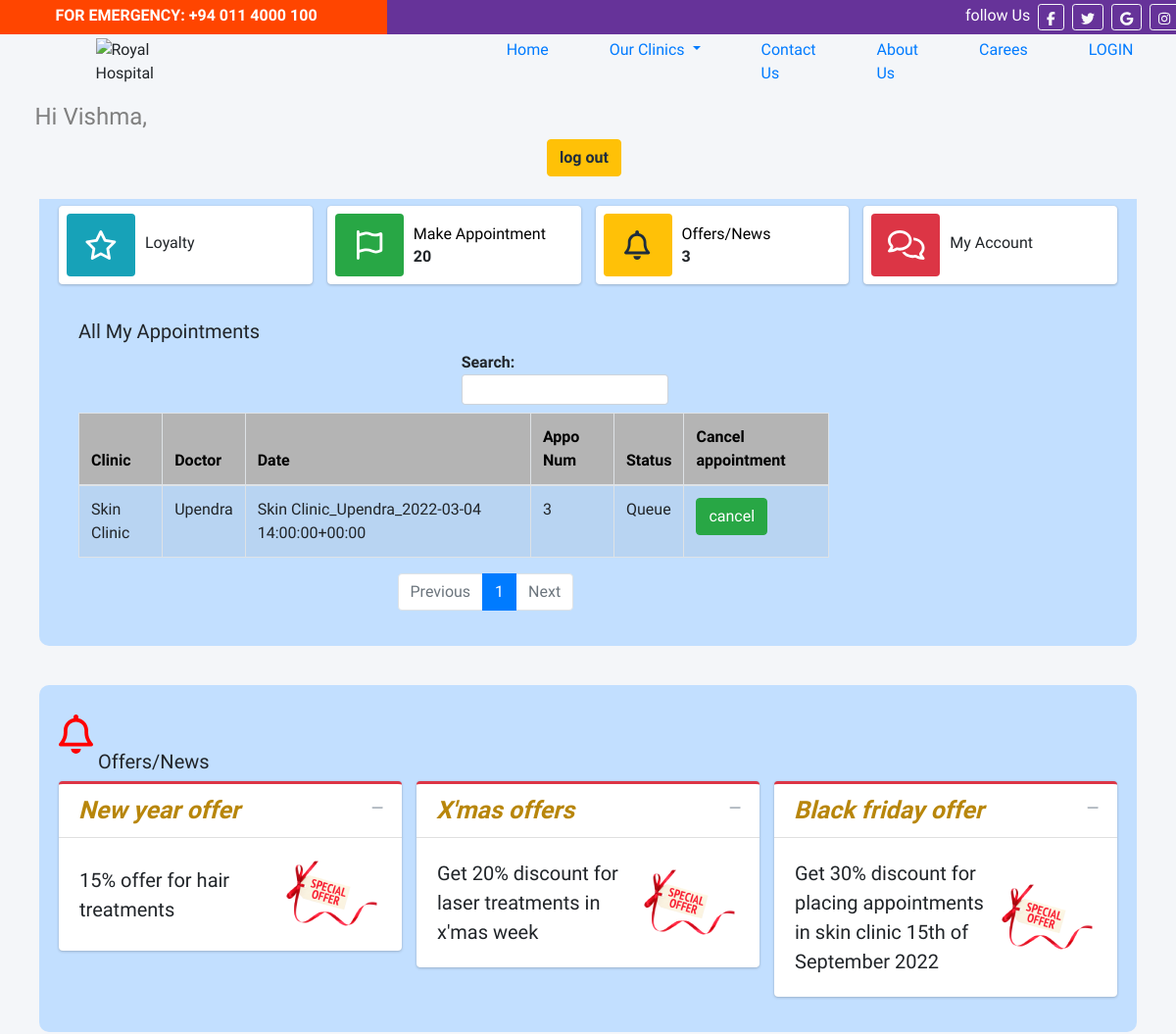
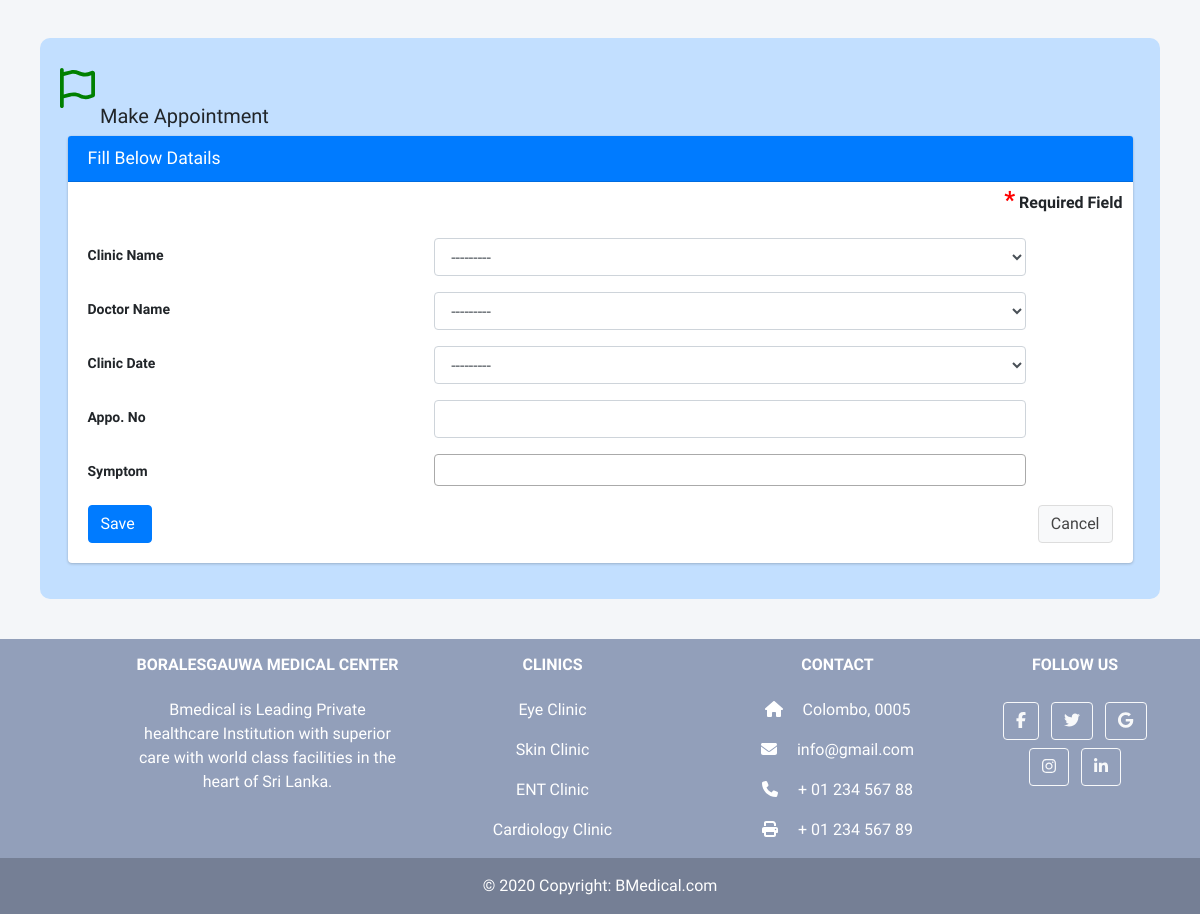
The app's page /website/patientaccount/ (signed in) with its own data (2 pictures, top to bottom).
### appsample/models.py (models this page shows, shortened)
class Appointment(models.Model):
	patient = models.ForeignKey(Patient, on_delete=models.CASCADE)
	clinic = models.ForeignKey(Clinic, on_delete=models.CASCADE)
	doctor = models.ForeignKey(Employee, on_delete=models.CASCADE, null=True, related_name = 'appointment_as_doctor')
	clinic_date = models.ForeignKey(ClinicDate, on_delete=models.CASCADE)
	appo_no = models.CharField(max_length = 20, null=True)
	appoinment_status = models.ForeignKey(AppoinmentStatus, on_delete=models.CASCADE, default=1)
	symptoms = models.ManyToManyField(Symptom, blank=True)
	diagnosis = models.ForeignKey(Diagnosis, on_delete=models.CASCADE, null=True, blank=True)
	medicines = models.ManyToManyField(Medicine, blank=True)
	class Meta:
		permissions = [
			('view_doctor', 'Can view doctors appointments'),
		]

class Clinic(models.Model):
	name = models.CharField(max_length = 255)
	designation = models.ForeignKey(Designation, on_delete=models.CASCADE, null=True,)
	def __str__ (self):
		return self.name

class Employee(models.Model):
	photo = models.ImageField(null=True, blank=True, upload_to='appsample/profile_photos')
	user = models.OneToOneField(User, on_delete = models.CASCADE, primary_key = True)
	nameTitle = models.ForeignKey(NameTitle, on_delete=models.CASCADE)
	first_name = models.CharField(max_length = 100, validators=[RegexValidator(regex='^\w+$', message='name cannot contain symbles and spaces')])
	second_name = models.CharField(max_length = 100, validators=[RegexValidator(regex='^\w+$', message='name cannot contain symbles and spaces')])
	nic = models.CharField(max_length = 12, validators=[RegexValidator(regex=r'^(?:19|20)?\d{2}[0-9]{10}|[0-9]{9}[x|X|v|V]$', message='Enter Correct NIC ')])
	dob = models.DateField()
	gender = models.CharField(max_length = 10)
	mobile1 = models.CharField(max_length = 10)
	mobile2 = models.CharField(max_length = 10)
	email = models.TextField()
	civilStatus = models.ForeignKey(CivilStatus, on_delete=models.CASCADE,)
	etf_no = models.CharField(max_length = 10, null=True, blank=True,)
	designation = models.ForeignKey(Designation, on_delete=models.CASCADE)
	slmc_no = models.CharField(max_length = 10, null=True, blank=True,)
	address = models.TextField()
	fee= models.DecimalField(max_digits=8, decimal_places=2, null=True, blank=True,)
	def __str__ (self):  # java wla tooltip wage
		return self.user.username

class ClinicDate(models.Model):
	clinic = models.ForeignKey(Clinic, on_delete=models.CASCADE)
	doctor = models.ForeignKey(Employee, on_delete=models.CASCADE, null=True, related_name = 'clinic_dates_as_doctor')
	nurse = models.ForeignKey(Employee, on_delete=models.CASCADE, null=True, related_name ='clinic_dates_as_nurse')
	capacity = models.IntegerField( null=True, blank=True,)
	start_time =models.DateTimeField(null=True)
	currentno = models.IntegerField( null=True, blank=True,)
	occupied = models.IntegerField( null=True, blank=True,)
	def __str__ (self):
		return self.clinic.name + '_' + str(self.doctor) + '_' + str(self.start_time)

class AppoinmentStatus(models.Model):
	name = models.CharField(max_length = 20)
	def __str__ (self):
		return self.name

class News(models.Model):
    title = models.CharField(max_length = 500, null=True, blank=True)
    description = models.CharField(max_length = 5000, null=True, blank=True)
    created_by = models.CharField(max_length=100, null=True, blank=True)
    created_at = models.DateTimeField(auto_now_add=True, null=True, blank=True)
    readers = models.ManyToManyField(User)

### website/views.py (the view)
# urls.py: path('patientaccount/', views.patientAccount, name='patientaccount'),
def patientAccount(request, pk=None):
	loyalty = Patient.objects.get(user=request.user).loyalty
	appointment = Appointment.objects.filter(patient=request.user.id).order_by('-clinic_date__start_time')
	p_details = Patient.objects.filter(user=request.user.id).all()
	news = News.objects.all()
	model = Appointment.objects.get(pk=pk) if pk else Appointment()
	submodel = model.invoice if pk else Invoice()
	data = Appointment.objects.all()
	data_paginator = Paginator(data, 100)
	page_num = request.GET.get('page')
	page = data_paginator.get_page(page_num)
	if request.POST.get('save'):
		form = patientAccountForm(request.POST, instance=model)
		invoiceform = InvoiceForm2(request.POST)
		if form.is_valid() and invoiceform.is_valid():
			messages.success(request, "Added Successfully")
			obj = form.save(commit=False)
			obj.patient = Patient.objects.get(user=request.user)
			form.save()
			invoiceobj = invoiceform.save(commit=False)
			invoiceobj.appointment = obj
			last_ref_no = Invoice.objects.last().reference_no
			invoiceobj.reference_no = 'BM' + str(int(last_ref_no[-3:]) + 1).zfill(3) ;
			invoiceobj.doctor_fee = obj.doctor.fee;
			invoiceform.save()
			clinicdate = ClinicDate.objects.get(id=request.POST['clinic_date'])
			clinicdate.occupied += 1
			clinicdate.save()
			num_appoit = obj.patient.appointment_set.count()
			if num_appoit > 4 :
				obj.patient.loyalty.id += 1
				obj.patient.save()
			return redirect('/website/patientaccount')
	else:
		form = patientAccountForm(instance=model)
		invoiceform = InvoiceForm2(instance= submodel)
		if request.POST:
			model.delete()
			messages.warning(request, "Delete Successfully")
			return redirect('/website/patientaccount')
	context = {'form':form, 'page':page, 'invoiceform':invoiceform, 'p_details':p_details, 'news':news, 'appointment':appointment, 'loyalty':loyalty}
	return render(request, 'patientaccount.html', context)

### website/forms.py
class patientAccountForm(ModelForm):
	clinic = ModelChoiceField(queryset = Clinic.objects.all(), widget= Select(attrs = {'class':'form-control col-md-12', 'placeholder':'Select Clinic'}))
	class Meta:
		model = Appointment
		fields = '__all__'
		exclude = ['diagnosis', 'medicines', 'invoice', 'appoinment_status', 'patient']
		widgets = {
			'appo_no':TextInput(attrs = {'class':'form-control col-md-12'}),
			'clinic_date':Select(attrs = {'class':'form-control col-md-12'}),
			'doctor':Select(attrs = {'class':'form-control col-md-12'}),
			'patient':Select(attrs = {'class':'form-control col-md-12'}),
		}

class InvoiceForm2(ModelForm):
	class Meta:
		model = Invoice
		fields = ['appointment_fee']
		widgets = {
			'reference_no':TextInput(attrs = {'class':'form-control', 'placeholder':'reference_no'}),
			'appointment_fee':NumberInput(attrs = {'class':'form-control', 'placeholder':'1000', 'readonly':'readonly'}),
			'discount':NumberInput(attrs = {'class':'form-control', 'placeholder':'discount'}),
			'doctor_fee':NumberInput(attrs = {'class':'form-control', 'placeholder':'doctor fee'}),
		}

### appsample/models.py (called while the page is built)
	def __str__ (self):
		return self.name

### website/templates/patientaccount.html (shortened to what this page needs)
{% extends 'main2.html' %}
{% block content %}
{% load static %}
<section class="content-header fixed-top" style="margin-top:90px; background-color:#f4f6f9; z-index: 1;">
  <div class="container-fluid">
    <div class="row mb-2">
      <div class="col-sm-6">
        <h4 style="color: gray; margin-left:20px;">Hi {{request.user}},</h4>
      </div>
          <a class="btn btn-warning " style="margin-left: 550px; font-weight: bold;" href="{% url 'logout' %}" >  log out </a>
    </div>
  </div>
</section>
<div style="background-color:#f4f6f9; margin-top:180px;">
<div style="background-color:#C2DFFF; padding-top: 30px; margin-bottom: 40px; margin-right:40px; margin-left:40px; padding-left: 20px; padding-right:20px; border-radius:10px;">
        <div class="row">
          <div class="col-md-3 col-sm-6 col-12">
            <div class="info-box">
              <span class="info-box-icon bg-info"><i class="far fa-star"></i></span>
              <div class="info-box-content">
                <span class="info-box-text">Loyalty</span>
              </div>
            </div>
          </div>
          <div class="col-md-3 col-sm-6 col-12">
            <div class="info-box">
              <span class="info-box-icon bg-success"><i class="far fa-flag"></i></span>
              <div class="info-box-content" >
                <span class="info-box-text"><a href="#makeappointment" style="color: black;" >Make Appointment</a></span>
                <span class="info-box-number" >20</span>
              </div>
            </div>
          </div>
          <div class="col-md-3 col-sm-6 col-12">
            <div class="info-box ">
              <span class="info-box-icon bg-warning"><i class="far fa-bell"></i></span>
              <div class="info-box-content">
                <span class="info-box-text"><a href="#offers" style="color: black;" >Offers/News</a></span>
                <span class="info-box-number">3</span>
              </div>
            </div>
          </div>
          <div class="col-md-3 col-sm-6 col-12">
            <div class="info-box">
              <span class="info-box-icon bg-danger"><i class="far fa-comments"></i></span>
              <div class="info-box-content">
                <span class="info-box-text">My Account</span>
              </div>
            </div>
          </div>
        </div>
<div class="row">
<div class="col-md-9">
<div class="card-body" style="background-color:#C2DFFF;">
  <h5 >All My Appointments</h5>
  <table id="example1" class="table table-bordered table-striped table-hover " >
    <thead style="background-color:#B4B4B4; color:black;">
      <tr>
          <th scope="col">Clinic</th>
          <th scope="col">Doctor</th>
          <th scope="col">Date</th>
          <th scope="col">Appo Num</th>
          <th scope="col">Status</th>
          <th scope="col">Cancel appointment</th>
      </tr>
    </thead>
    <tbody>
      {% for d in appointment %}
      <tr>
        <td>{{d.clinic}}</td>
        <td>{{d.doctor}}</td>
        <td>{{d.clinic_date}}</td>
        <td >{{d.appo_no}}</td>
        <td>{{d.appoinment_status}}</td>
        <td ><button id="id_can" class="btn btn-success can_button" value="{{d.clinic_date.id}}" > cancel</button></td>
      </tr>
      {% endfor %}
    </tbody>
  </table>
</div>
</div>
<div class="col-md-3"></div>
</div>
</div>
<div  style="background-color:#C2DFFF; padding-top: 30px; padding-bottom: 20px; margin-bottom: 40px; margin-right:40px; margin-left:40px; padding-left: 20px; padding-right:20px; border-radius:10px;" id="offers">
  <h5>  <i class="far fa-bell" style="font-size:40px; color:red; margin-bottom: 20px;"></i> Offers/News </h5>
<div class="row">
{% for card in news %}
  <div class="col-md-4" >
  <div class="card card-outline card-danger ">
    <div class="card-header"  >
      <h3 class="card-title " style="color:darkgoldenrod; font-size:25px; font-weight: bold; font-style: italic;" >{{card.title}}
      </h3>
      <div class="card-tools">
        <button type="button" class="btn btn-tool" data-card-widget="collapse"><i class="fas fa-minus"></i>
        </button>
      </div>
    </div>
    <div class="card-body" style="font-size:20px;">
      <table >
        <tr>
          <td>{{card.description}}</td>
          <td><img src="/static/images/offer.png"></td>
        </tr>
      </table>
    </div>
  </div>
</div>
{% endfor %}
</div>
</div>
<div  style="background-color:#C2DFFF; padding-top: 30px; margin-bottom: 40px; margin-right:40px; margin-left:40px; padding-left: 20px; padding-right:20px; border-radius:10px; padding-bottom: 20px;" id="makeappointment">
<h5 >  <i class="far fa-flag" style="font-size:40px; color:green; margin-bottom: 20px;"> </i> Make Appointment </h5>
<div class="col-md-12">
            <div class="card card-primary">
              <div class="card-header">
                <h3 class="card-title">Fill Below Datails</h3>
              </div>
              <div class="text-right" style="margin-right: 10px;">
                  <b><span style="color: red; font-size:24px; ">*</span> Required Field</b>
              </div>
              <div class="card-body">
              <form  method="POST">
                    <div class="row mb-3">
                      <label  class="col-sm-4 col-form-label fw-bold" style="font-size: 14px;">Clinic Name</label>
                      <div class="col-sm-7" >
                         {{form.clinic}}
                      </div>
                    </div>
                    <div class="row mb-3">
                      <label  class="col-sm-4 col-form-label fw-bold" style="font-size: 14px;">Doctor Name</label>
                      <div class="col-sm-7" >
                         {{form.doctor}}
                      </div>
                    </div>
                    <div class="row mb-3">
                      <label  class="col-sm-4 col-form-label fw-bold" style="font-size: 14px;"> Clinic Date</label>
                      <div class="col-sm-7"  >
                         {{form.clinic_date}}
                      </div>
                    </div>
                    <div class="row mb-3">
                      <label  class="col-sm-4 col-form-label fw-bold" style="font-size: 14px;">Appo. No</label>
                      <div class="col-sm-7"  >
                         {{form.appo_no}}
                      </div>
                    </div>
                    <div class="row mb-3">
                      <label  class="col-sm-4 col-form-label fw-bold" style="font-size: 14px;">Symptom</label>
                      <div class="col-sm-7"  >
                      </div>
                    </div>
                    <input type="submit" value="Save " name="save" class="btn btn-primary">
                    <input type="submit" value="Cancel" class="btn btn-default float-right">
            </form>
      </div>
</div>
</div>
</div>
<link href="https://cdn.jsdelivr.net/npm/select2@4.1.0-rc.0/dist/css/select2.min.css" rel="stylesheet" />
{% endblock %}

### website/templates/main2.html (style rules this page uses)
* { font-family: 'Asap', sans-serif; }

### records on screen
Appointment: clinic "Skin Clinic", doctor "Upendra", clinic_date "Skin Clinic_Upendra_2022-03-04 14:00:00+00:00", appo_no "3", appoinment_status "Queue"
News: title "New year offer", description "15% offer for hair treatments"
News: title "X'mas offers", description "Get 20% discount for laser treatments in x'mas week"
News: title "Black friday offer", description "Get 30% discount for placing appointments in skin clinic 15th of September 2022"

### other values on screen
{{ request.user }} "Vishma"
